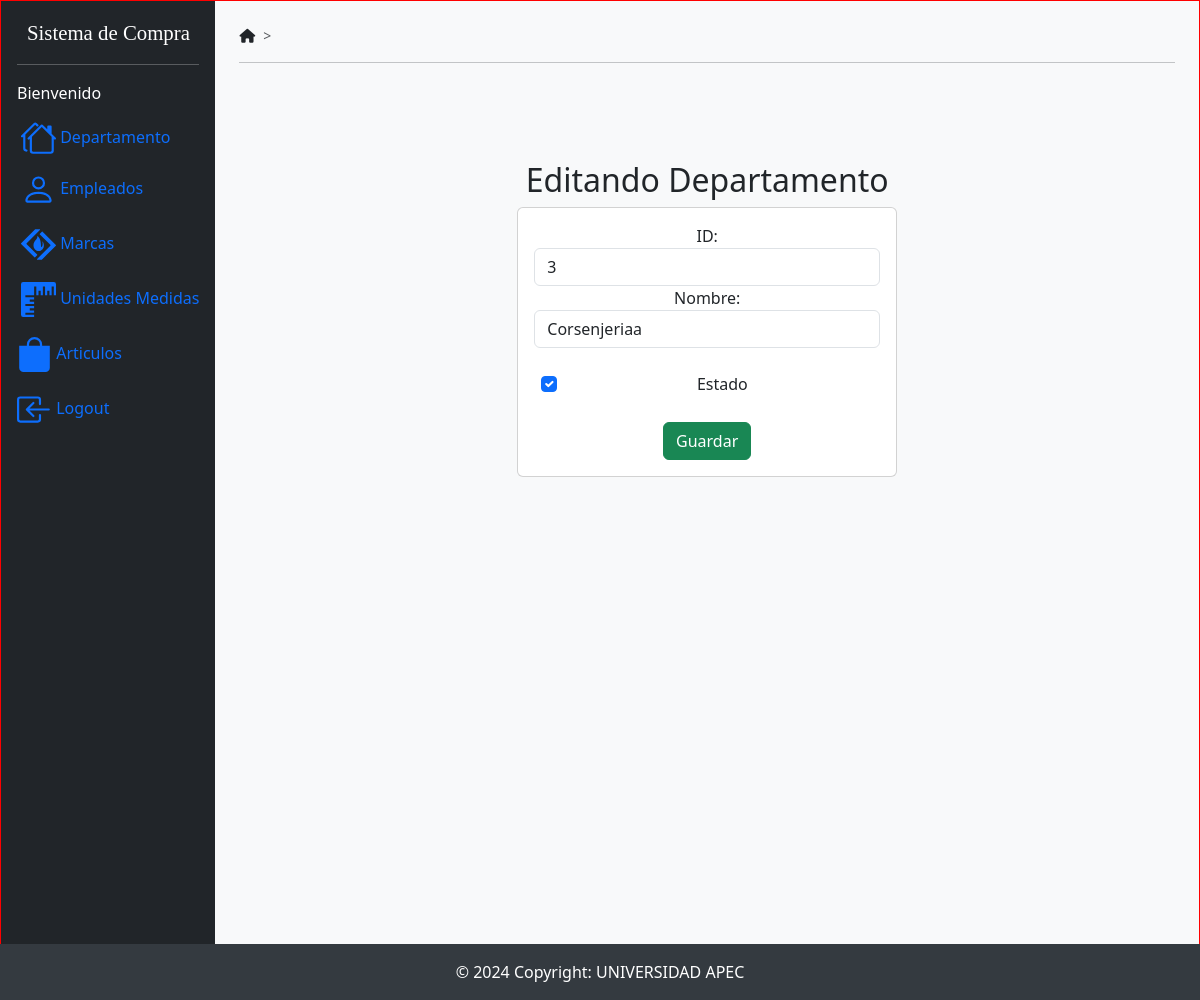
The page /edicionDepartamento/3 on the database as committed earlier.
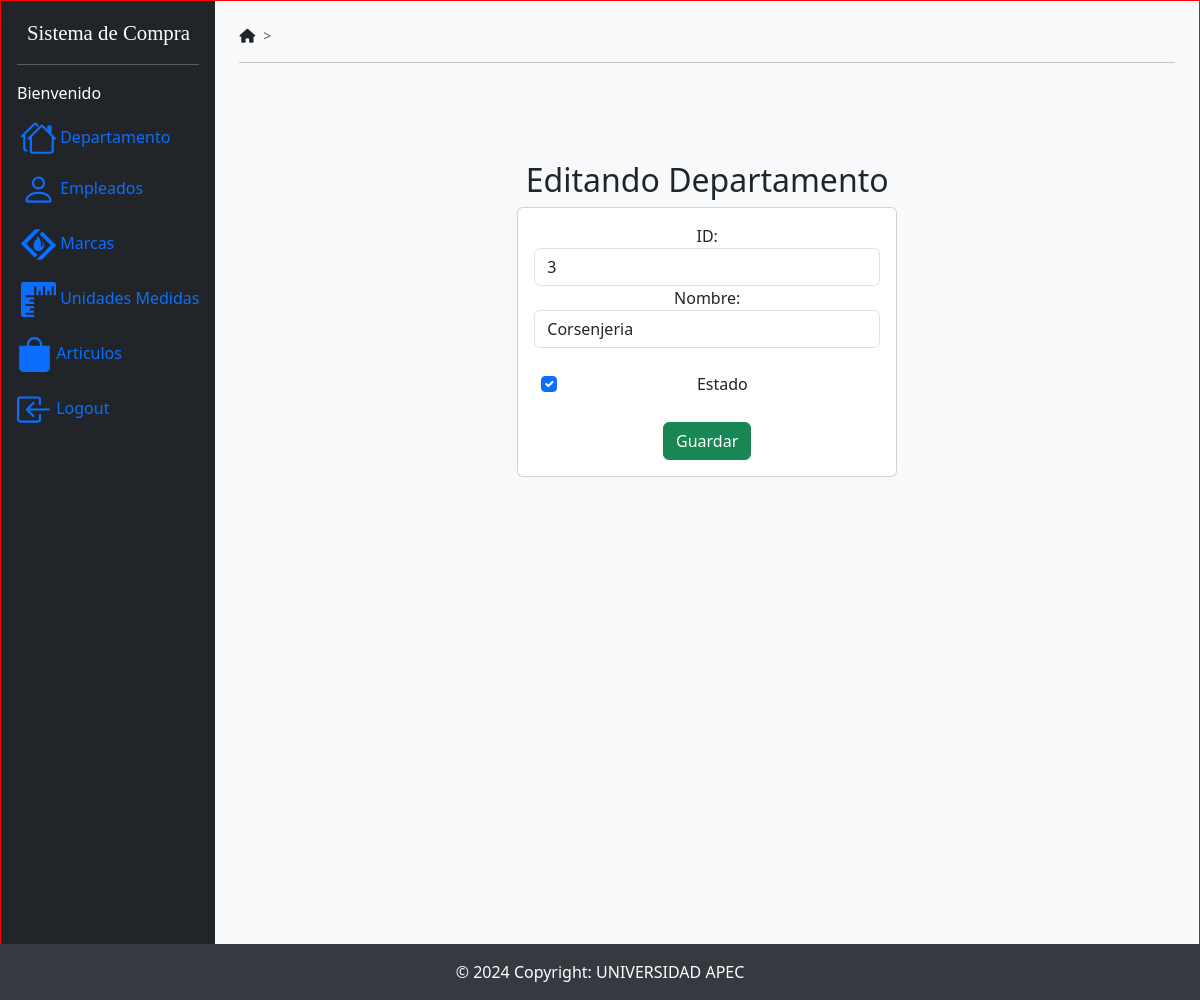
The same page on the database as committed later.
### SistemaCompraApp/models.py (models this page shows)
class Departamentos(models.Model):
    iddepartamento = models.AutoField(db_column='IdDepartamento', primary_key=True, blank=False, null=False)  # Field name made lowercase.
    nombre = models.TextField(db_column='Nombre')  # Field name made lowercase.
    estado = models.BooleanField(db_column='Estado', blank=True, null=True)  # Field name made lowercase.
    class Meta:
        managed = False
        db_table = 'Departamentos'

### SistemaCompraApp/views.py (the view)
# urls.py: path('edicionDepartamento/<iddepartamento>', views.edicionDepartamento, name='edicionDepartamento'),
def edicionDepartamento(request, iddepartamento):
    departamento = Departamentos.objects.get(iddepartamento=iddepartamento)
    return render(request, 'edicionDepartamento.html', {'departamento': departamento})

### SistemaCompraApp/templates/edicionDepartamento.html (shortened to what this page needs)
{% extends "./base.html" %}
{% block body %}
        <div class="col-md-5">
            <h2>Editando Departamento</h2>
            <div class="card">
              <div class="card-body">
                  <form action="/editarDepartamento/" method="POST" enctype="multipart/form-data">{% csrf_token %}
                      <div class="form-group">
                          <label for="">ID:</label>
                          <input type="text"
                                 name="txtIdDepartamento"
                                 value="{{departamento.iddepartamento}}"
                                 class="form-control"
                                 placeholder="ID"
                                 readonly>
                      </div>
                      <div class="form-group">
                          <label for="txtNombreDepartamento">Nombre:</label>
                          <input type="text"
                                 name="txtNombreDepartamento"
                                 value="{{departamento.nombre}}"
                                 class="form-control"
                                 placeholder="Nombre"
                                 minlength="1"
                                 maxlength="500"
                                 pattern="[a-zA-Z]+"
                                 title="Solo letras; no espacios, numeros, o caracteres especiales"
                                 required>
                      </div>
                      <br>
                      <div class="form-group" style="margin-left: 0.4rem">
                          <div class="form-check">
                              <input class="form-check-input"
                                      type="checkbox"
                                      name="txtEstadoDepartamento"
                                      id="txtEstadoDepartamento"
                                      {% if departamento.estado == "1" %}checked{% endif %}>
                              <label class="form-check-label" for="gridCheck">Estado</label>
                          </div>
                      </div>
                      <br>
                      <div class="form-group">
                          <button type="submit" class="btn btn-success btn-block text-white">Guardar</button>
                      </div>
                  </form>
              </div>
          </div>
    </div>
{% endblock body %}

Rows that differ between the two databases and show on the page:
changed Departamentos id 3: txtNombreDepartamento "Corsenjeriaa" → "Corsenjeria"
